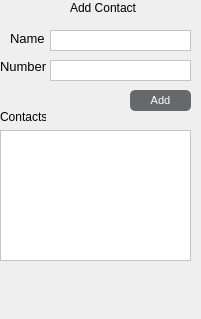
    <widget class="QWidget" name="ContactsTab">
     <property name="geometry">
      <rect>
       <x>0</x>
       <y>0</y>
       <width>201</width>
       <height>319</height>
      </rect>
     </property>
     <attribute name="icon">
      <iconset>
       <disabledoff>../../../../../Python/button_delete_violet.png</disabledoff>
      </iconset>
     </attribute>
     <attribute name="label">
      <string>Contacts</string>
     </attribute>
     <attribute name="toolTip">
      <string>&lt;html&gt;&lt;head/&gt;&lt;body&gt;&lt;p&gt;Add or Check your Contacts&lt;/p&gt;&lt;/body&gt;&lt;/html&gt;</string>
     </attribute>
     <widget class="QLabel" name="label_16">
      <property name="geometry">
       <rect>
        <x>70</x>
        <y>0</y>
        <width>71</width>
        <height>16</height>
       </rect>
      </property>
      <property name="text">
       <string>Add Contact</string>
      </property>
     </widget>
     <widget class="QLabel" name="label_17">
      <property name="geometry">
       <rect>
        <x>10</x>
        <y>30</y>
        <width>41</width>
        <height>16</height>
       </rect>
      </property>
      <property name="font">
       <font>
        <pointsize>10</pointsize>
       </font>
      </property>
      <property name="text">
       <string>Name</string>
      </property>
     </widget>
     <widget class="QLabel" name="label_18">
      <property name="geometry">
       <rect>
        <x>0</x>
        <y>60</y>
        <width>46</width>
        <height>13</height>
       </rect>
      </property>
      <property name="font">
       <font>
        <pointsize>10</pointsize>
       </font>
      </property>
      <property name="text">
       <string>Number</string>
      </property>
     </widget>
     <widget class="QPlainTextEdit" name="AddtoContactNameBOX">
      <property name="geometry">
       <rect>
        <x>50</x>
        <y>30</y>
        <width>141</width>
        <height>21</height>
       </rect>
      </property>
      <property name="styleSheet">
       <string notr="true">background: #ffffff;
color: #000000;</string>
      </property>
      <property name="verticalScrollBarPolicy">
       <enum>Qt::ScrollBarAlwaysOff</enum>
      </property>
      <property name="horizontalScrollBarPolicy">
       <enum>Qt::ScrollBarAlwaysOff</enum>
      </property>
     </widget>
     <widget class="QPlainTextEdit" name="AddtoContactNumberBOX">
      <property name="geometry">
       <rect>
        <x>50</x>
        <y>60</y>
        <width>141</width>
        <height>21</height>
       </rect>
      </property>
      <property name="styleSheet">
       <string notr="true">background: #ffffff;
color: #000000;</string>
      </property>
      <property name="verticalScrollBarPolicy">
       <enum>Qt::ScrollBarAlwaysOff</enum>
      </property>
      <property name="horizontalScrollBarPolicy">
       <enum>Qt::ScrollBarAlwaysOff</enum>
      </property>
     </widget>
     <widget class="QPlainTextEdit" name="ContactsListBOX">
      <property name="geometry">
       <rect>
        <x>0</x>
        <y>130</y>
        <width>191</width>
        <height>131</height>
       </rect>
      </property>
      <property name="styleSheet">
       <string notr="true">background: #ffffff;
color: #000000;</string>
      </property>
      <property name="readOnly">
       <bool>true</bool>
      </property>
      <property name="plainText">
       <string/>
      </property>
     </widget>
     <widget class="QLabel" name="label_19">
      <property name="geometry">
       <rect>
        <x>0</x>
        <y>110</y>
        <width>46</width>
        <height>13</height>
       </rect>
      </property>
      <property name="text">
       <string>Contacts</string>
      </property>
     </widget>
     <widget class="QPushButton" name="AddtoContactBUTTON">
      <property name="geometry">
       <rect>
        <x>130</x>
        <y>90</y>
        <width>61</width>
        <height>21</height>
       </rect>
      </property>
      <property name="styleSheet">
       <string notr="true">QPushButton {
  background: #66696b;
  background-image: -webkit-linear-gradient(top, #3498db, #2980b9);
  background-image: -moz-linear-gradient(top, #3498db, #2980b9);
  background-image: -ms-linear-gradient(top, #3498db, #2980b9);
  background-image: -o-linear-gradient(top, #3498db, #2980b9);
  background-image: linear-gradient(to bottom, #3498db, #2980b9);
  -webkit-border-radius: 28;
  -moz-border-radius: 28;
  border-radius: 5px;
  font-family: Arial;
  color: #ffffff;
  font-size: 11px;
  text-decoration: none;
}

QPushButton:hover {
  background: #3cb0fd;
  background-image: -webkit-linear-gradient(top, #3cb0fd, #3498db);
  background-image: -moz-linear-gradient(top, #3cb0fd, #3498db);
  background-image: -ms-linear-gradient(top, #3cb0fd, #3498db);
  background-image: -o-linear-gradient(top, #3cb0fd, #3498db);
  background-image: linear-gradient(to bottom, #3cb0fd, #3498db);
  text-decoration: none;
}</string>
      </property>
      <property name="text">
       <string>Add</string>
      </property>
     </widget>
    </widget>
